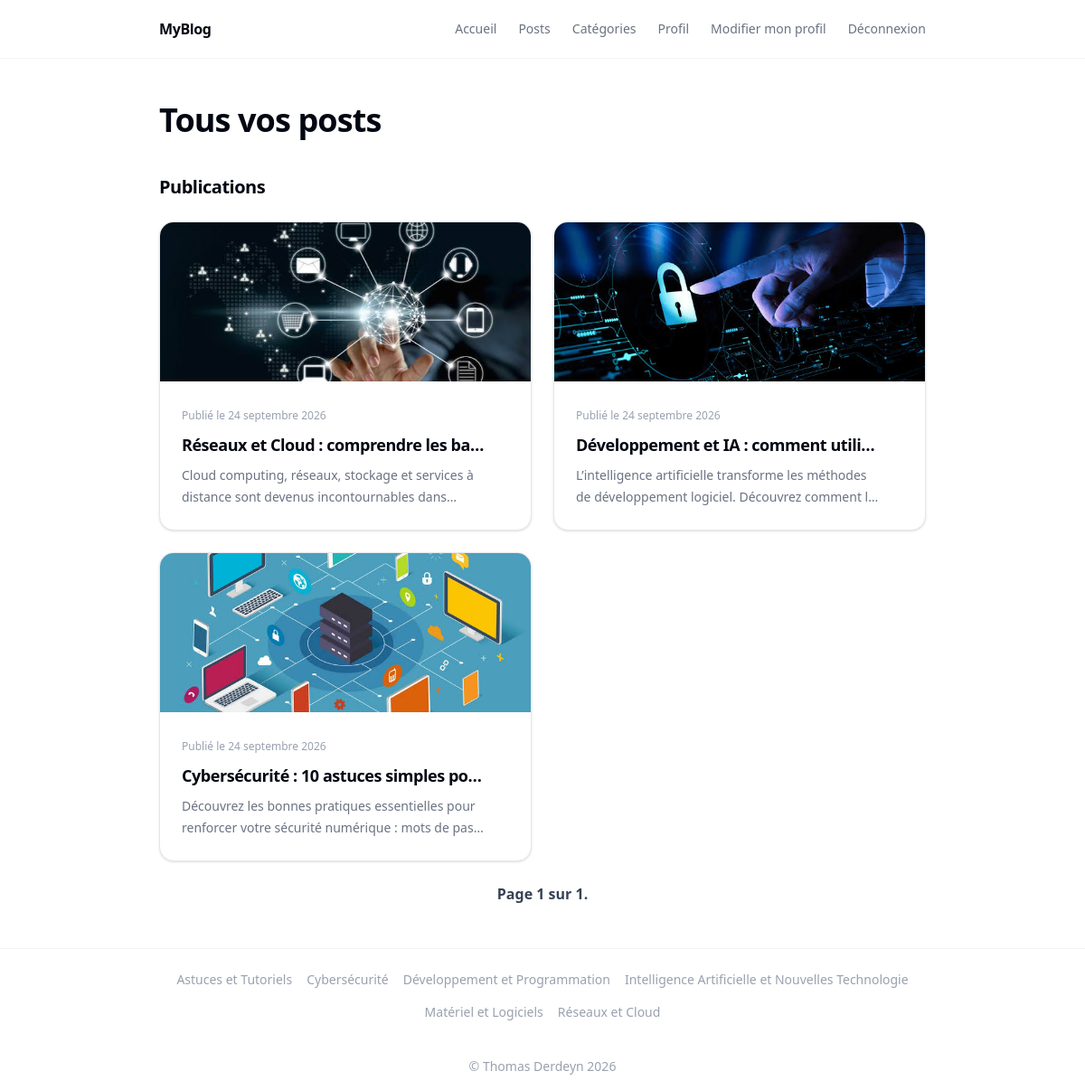
The page /user/1/ on the database its author committed.
### blog_app/models.py (models this page shows, shortened)
class Post(models.Model):
  title = models.CharField(max_length=50, verbose_name="titre")
  description = models.CharField(max_length=500, verbose_name="description")
  image = models.ImageField(upload_to="images/",blank=True,null=True)
  createAt = models.DateTimeField(verbose_name="date de création", auto_now_add=True)
  creator = models.ForeignKey(User, verbose_name="Utilisateur", related_name='posts', on_delete=models.CASCADE)
  categories = models.ManyToManyField('Category', verbose_name="Catégorie", related_name='posts')
  class Meta:
    ordering = ('title','description','image','creator','createAt', )
    verbose_name = "publication"
    verbose_name_plural = "publications"

class Category(models.Model):
  name = models.CharField(max_length=50, verbose_name="Nom")
  class Meta:
    ordering = ('name', )
    verbose_name = "catégorie"
    verbose_name_plural = "catégories"

### blog_app/views/user_views.py (the view)
# urls.py: path('user/<int:id>/', views.UserView.as_view(), name="user"),
class UserView(View):
    paginate_by = 6
    def get(self, request, id):
        try:
            user = User.objects.get(id=id)
        except User.DoesNotExist:
            messages.error(request, "L'utilisateur n'existe pas")
            return redirect("index")
        posts = user.posts.all().order_by("-createAt")
        paginator = Paginator(posts, self.paginate_by)
        page_obj = paginator.get_page(request.GET.get("page"))
        context = {
            "user": user,
            "page_obj":page_obj,
        }
        return render(request, "blog_app/user/profile.html", context)

### blog_app/context_processors.py (called while the page is built)
def categories_processor(request):
  return { "all_categories": Category.objects.all() }

### blog_app/templates/blog_app/user/profile.html (shortened to what this page needs)
{% extends 'base.html' %}
{% load static %}
{% block content %}
<section class="mb-10">
    <div class="flex flex-wrap items-center justify-between gap-4">
        <h1 class="text-3xl font-bold tracking-tight text-gray-950 sm:text-4xl">
            Tous vos posts
        </h1>
    </div>
</section>
<section>
    <h2 class="mb-6 text-xl font-semibold tracking-tight text-gray-950">
        Publications
    </h2>
    <div class="grid gap-6 sm:grid-cols-2">
        {% for post in page_obj %}
        <article
            class="group overflow-hidden rounded-2xl border border-gray-200 bg-white shadow-sm transition duration-300 hover:-translate-y-1 hover:shadow-lg">
            <a href="{% url 'post'  pk=post.pk %}" class="flex flex-col">
                <div class="h-44 overflow-hidden bg-gray-100">
                    {% if post.image %}
                    <img src="{{ post.image.url }}" alt="{{ post.title }}"
                        class="h-full w-full object-cover transition duration-500 group-hover:scale-105">
                    {% else %}
                    <div class="flex h-full items-center justify-center text-gray-400">
                        <i class="fa-regular fa-image text-2xl"></i>
                    </div>
                    {% endif %}
                </div>
            </a>
            <div class="flex items-center justify-between gap-6 p-6">
                <div class="min-w-0 flex-1">
                    <span class="text-xs text-gray-400">
                        Publié le {{ post.createAt|date:"d F Y" }}
                    </span>
                    <h3
                        class="mt-2 truncate text-lg font-semibold tracking-tight text-gray-950 transition group-hover:text-gray-600">
                        {{ post.title }}
                    </h3>
                    <p class="mt-2 line-clamp-2 text-sm leading-6 text-gray-500">
                        {{ post.description }}
                    </p>
                </div>
            </div>
        </article>
        {% empty %}
        <div class="rounded-2xl border border-dashed border-gray-300 bg-white px-6 py-16 text-center">
            <i class="fa-regular fa-file-lines mb-4 text-3xl text-gray-300"></i>
            <h3 class="text-lg font-semibold text-gray-900">Aucune publication</h3>
        </div>
        {% endfor %}
    </div>
</section>
{% endblock %}

### templates/base.html (shortened to what this page needs)
{% load static %}
<!DOCTYPE html>
<html lang="fr">
<head>
  <link rel="stylesheet" href="https://cdnjs.cloudflare.com/ajax/libs/font-awesome/6.4.0/css/all.min.css" />
  <script src="https://cdn.jsdelivr.net/npm/@tailwindcss/browser@4"></script>
  <link rel="stylesheet" type="text/css" href="{% static 'css/styles.css' %}" />
</head>
<body class="bg-white text-gray-700 antialiased min-h-screen flex flex-col">
  <header class="border-b border-gray-100">
    <nav>
      <ul class="max-w-4xl mx-auto px-6 py-5 flex items-center justify-between">
        <a href="{% url 'index' %}" class="text-base font-semibold tracking-tight text-gray-950">
          MyBlog
        </a>
        <div class="flex gap-6 text-sm font-medium text-gray-500">
          <li><a href="{% url 'index' %}" class="hover:text-gray-950 transition-colors">Accueil</a></li>
          <li><a href="{% url 'post_list' %}" class="hover:text-gray-950 transition-colors">Posts</a></li>
          <li><a href="{% url 'category_list' %}" class="hover:text-gray-950 transition-colors">Catégories</a></li>
          {% if user.is_authenticated %}
          <li><a href="{% url 'profile' %}" class="hover:text-gray-950 transition-colors">Profil</a></li>
          <li><a href="{% url 'edit_profile' %}" class="hover:text-gray-950 transition-colors">Modifier mon profil</a></li>
          <li class="nav-item">
            <form method="post" action="{% url 'logout' %}" class="space-y-5">
              <input type="submit" value="Déconnexion" class="hover:text-gray-950 transition-colors cursor-pointer">
            </form>
          </li>
          {% endif %}
      </ul>
    </nav>
  </header>
  <main class="flex-1">
    <div class="max-w-4xl mx-auto px-6 py-12">
      {% block content %}
      {% endblock %}
      {% if page_obj %}
      <div class="flex justify-center items-center mt-6">
        <span class="flex items-center gap-4">
          <span class="font-bold text-gray-700">
            Page {{ page_obj.number }} sur {{ page_obj.paginator.num_pages }}.
          </span>
        </span>
      </div>
      {% endif %}
    </div>
  </main>
  <footer class="border-t border-gray-100">
    <div class="max-w-4xl mx-auto px-6 py-6">
      <div class="flex flex-wrap justify-center gap-4 text-sm text-gray-400">
        {% for category in all_categories %}
        <a href="{% url 'category' pk=category.pk %}" class="transition-colors duration-200 hover:text-gray-900">
          {{ category.name }}
        </a>
        {% endfor %}
      </div>
    </div>
    <div class="max-w-4xl mx-auto px-6 py-4 text-center text-sm text-gray-400">
      <p>&copy; Thomas Derdeyn 2026</p>
    </div>
  </footer>
</body>
</html>

### rows shown on the page
Post: image (picture), createAt "24 septembre 2026", title "Réseaux et Cloud : comprendre les ba…", description "Cloud computing, réseaux, stockage et services à distance sont devenus incontournables…"
Post: image (picture), createAt "24 septembre 2026", title "Développement et IA : comment utili…", description "L’intelligence artificielle transforme les méthodes de développement logiciel. Découvrez comment…"
Post: image (picture), createAt "24 septembre 2026", title "Cybersécurité : 10 astuces simples po…", description "Découvrez les bonnes pratiques essentielles pour renforcer votre sécurité numérique : mots de…"
Category: name "Astuces et Tutoriels"
Category: name "Cybersécurité"
Category: name "Développement et Programmation"
Category: name "Intelligence Artificielle et Nouvelles Technologie"
Category: name "Matériel et Logiciels"
Category: name "Réseaux et Cloud"

### other values the page prints
{{ page_obj.number }} "1"
{{ page_obj.paginator.num_pages }} "1"
